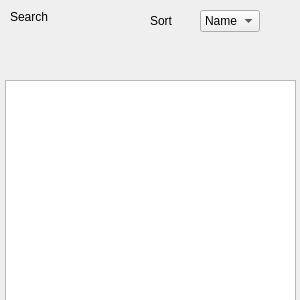
<?xml version="1.0" encoding="UTF-8"?>
<ui version="4.0">
 <class>Select_Train</class>
 <widget class="QWidget" name="Select_Train">
  <property name="geometry">
   <rect>
    <x>0</x>
    <y>0</y>
    <width>300</width>
    <height>300</height>
   </rect>
  </property>
  <property name="windowTitle">
   <string>Form</string>
  </property>
  <widget class="QLabel" name="label">
   <property name="geometry">
    <rect>
     <x>10</x>
     <y>10</y>
     <width>47</width>
     <height>14</height>
    </rect>
   </property>
   <property name="text">
    <string>Search</string>
   </property>
  </widget>
  <widget class="QLabel" name="label_2">
   <property name="geometry">
    <rect>
     <x>150</x>
     <y>10</y>
     <width>41</width>
     <height>21</height>
    </rect>
   </property>
   <property name="text">
    <string>Sort</string>
   </property>
  </widget>
  <widget class="QLabel" name="label_3">
   <property name="geometry">
    <rect>
     <x>50</x>
     <y>10</y>
     <width>71</width>
     <height>20</height>
    </rect>
   </property>
   <property name="text">
    <string/>
   </property>
  </widget>
  <widget class="QComboBox" name="comboBox">
   <property name="geometry">
    <rect>
     <x>200</x>
     <y>10</y>
     <width>60</width>
     <height>22</height>
    </rect>
   </property>
   <item>
    <property name="text">
     <string>Name</string>
    </property>
   </item>
   <item>
    <property name="text">
     <string>Time</string>
    </property>
   </item>
  </widget>
  <widget class="QTableWidget" name="tableWidget">
   <property name="geometry">
    <rect>
     <x>5</x>
     <y>80</y>
     <width>291</width>
     <height>221</height>
    </rect>
   </property>
  </widget>
 </widget>
 <resources/>
 <connections/>
</ui>
